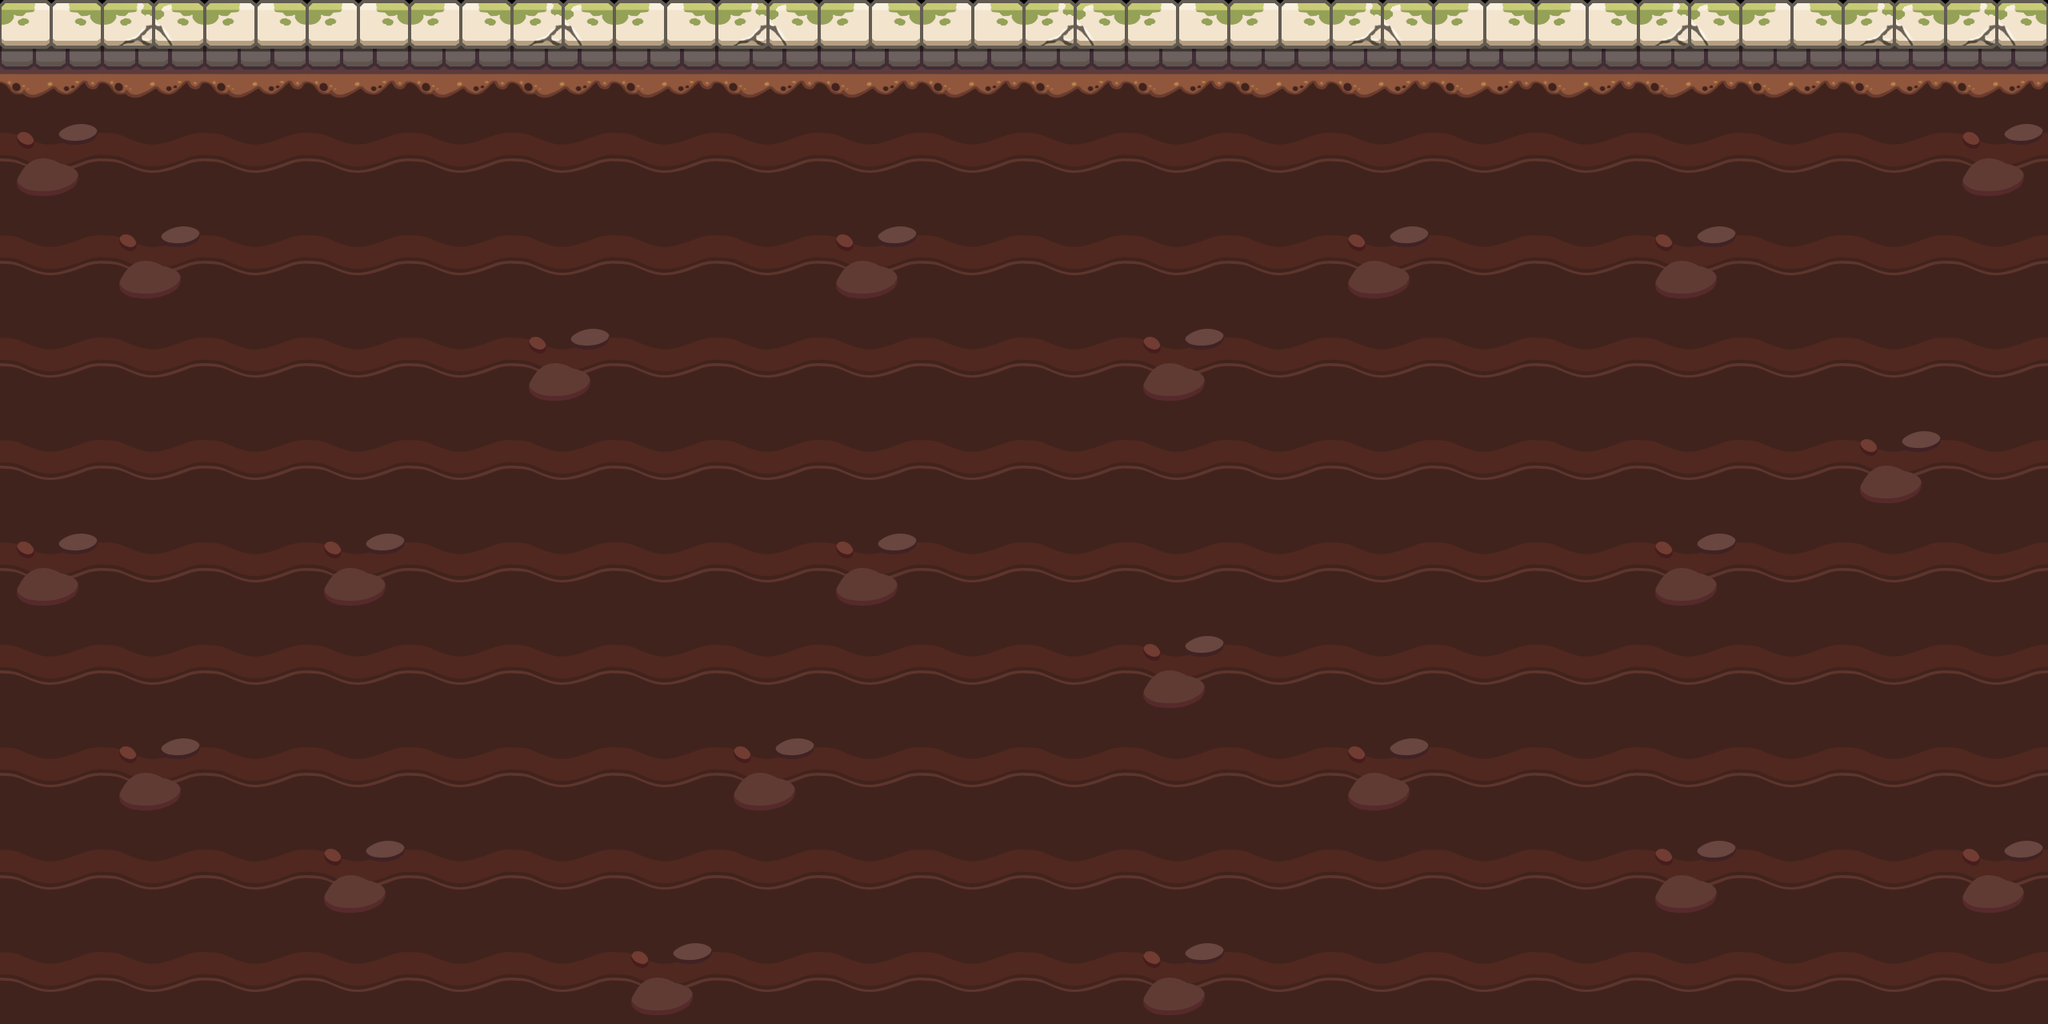

Rendered tile map (Tiled .tmx) drawn with the repository's tilesets; below, a short description and the full map source, tile grids included:
An orthogonal 20x10 tile map with 128x128 px tiles, 1 tile layer (ground).

<map version="1.10" tiledversion="1.10.2" orientation="orthogonal" renderorder="right-down" width="20" height="10" tilewidth="128" tileheight="128" infinite="0" nextlayerid="7" nextobjectid="1">
 <tileset firstgid="1" name="Tile" tilewidth="128" tileheight="128" tilecount="4" columns="0">
  <grid orientation="orthogonal" width="1" height="1" />
  <tile id="1">
   <image width="128" height="128" source="../../tile/tile kungfu master/tile kungfu master out door/2a.png" />
  </tile>
  <tile id="2">
   <image width="128" height="128" source="../../tile/tile kungfu master/tile kungfu master out door/2b.png" />
  </tile>
  <tile id="6">
   <image width="128" height="128" source="../../tile/tile kungfu master/tile kungfu master out door/5c.png" />
  </tile>
  <tile id="7">
   <image width="128" height="128" source="../../tile/tile kungfu master/tile kungfu master out door/5d.png" />
  </tile>
 </tileset>
 <layer id="5" name="ground" width="20" height="10">
  <data encoding="csv">
2,3,2,2,2,3,2,3,2,2,3,2,2,3,2,2,3,2,3,3,
8,7,7,7,7,7,7,7,7,7,7,7,7,7,7,7,7,7,7,8,
7,8,7,7,7,7,7,7,8,7,7,7,7,8,7,7,8,7,7,7,
7,7,7,7,7,8,7,7,7,7,7,8,7,7,7,7,7,7,7,7,
7,7,7,7,7,7,7,7,7,7,7,7,7,7,7,7,7,7,8,7,
8,7,7,8,7,7,7,7,8,7,7,7,7,7,7,7,8,7,7,7,
7,7,7,7,7,7,7,7,7,7,7,8,7,7,7,7,7,7,7,7,
7,8,7,7,7,7,7,8,7,7,7,7,7,8,7,7,7,7,7,7,
7,7,7,8,7,7,7,7,7,7,7,7,7,7,7,7,8,7,7,8,
7,7,7,7,7,7,8,7,7,7,7,8,7,7,7,7,7,7,7,7
</data>
 </layer>
</map>
